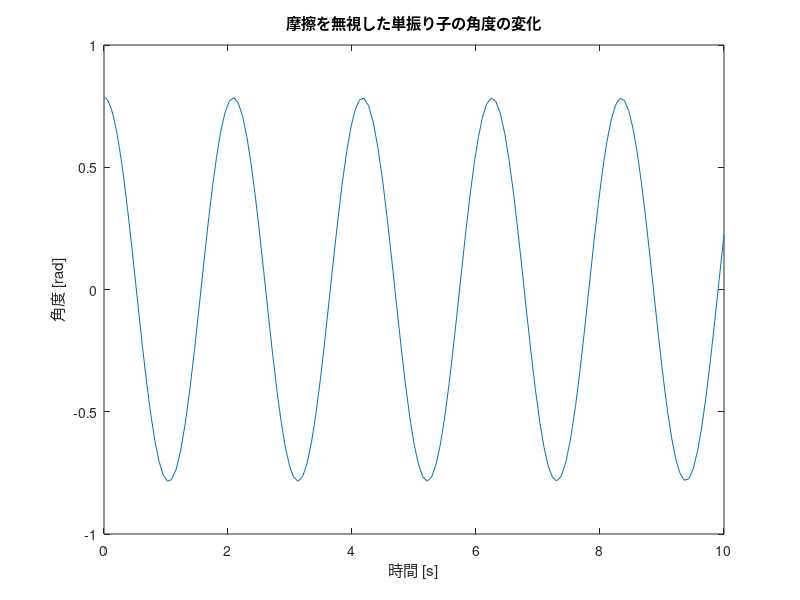

MATLAB code to generate this figure:
function kadai14_3()
    % パラメータ
    g = 9.81; % 重力加速度 [m/s^2]
    L = 1.0; % 振り子の長さ [m]

    % 初期条件
    theta0 = pi/4; % 初期角度 [rad]
    omega0 = 0; % 初期角速度 [rad/s]
    tspan = [0 10]; % シミュレーション時間の範囲 [s]
    initial_conditions = [theta0; omega0];

    % 運動方程式の解法
    [t, y] = ode45(@(t, y) pendulum_eq_no_friction(t, y, g, L), tspan, initial_conditions);

    % 結果のプロット
    figure;
    plot(t, y(:, 1));
    title('摩擦を無視した単振り子の角度の変化');
    xlabel('時間 [s]');
    ylabel('角度 [rad]');
end

function dydt = pendulum_eq_no_friction(t, y, g, L)
    theta = y(1);
    omega = y(2);
    dydt = zeros(2, 1);
    dydt(1) = omega;
    dydt(2) = -(g/L)*sin(theta);
end